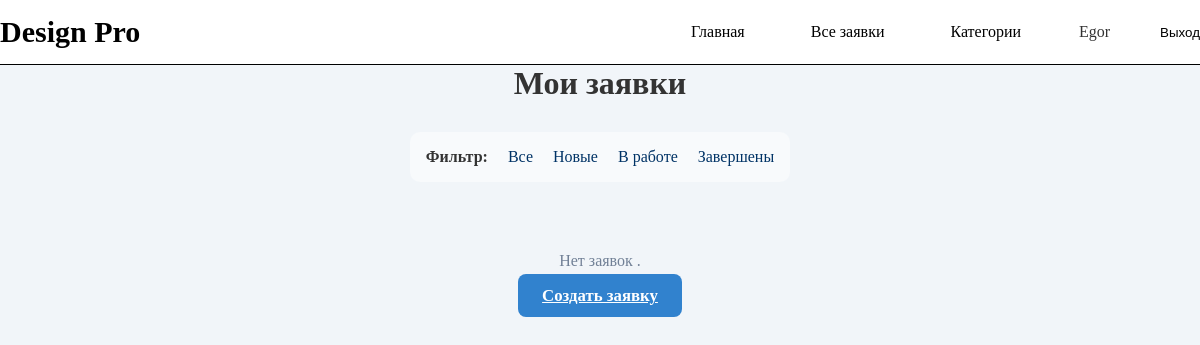
Page /catalog/my-requests/ (signed in) on the earlier database version.
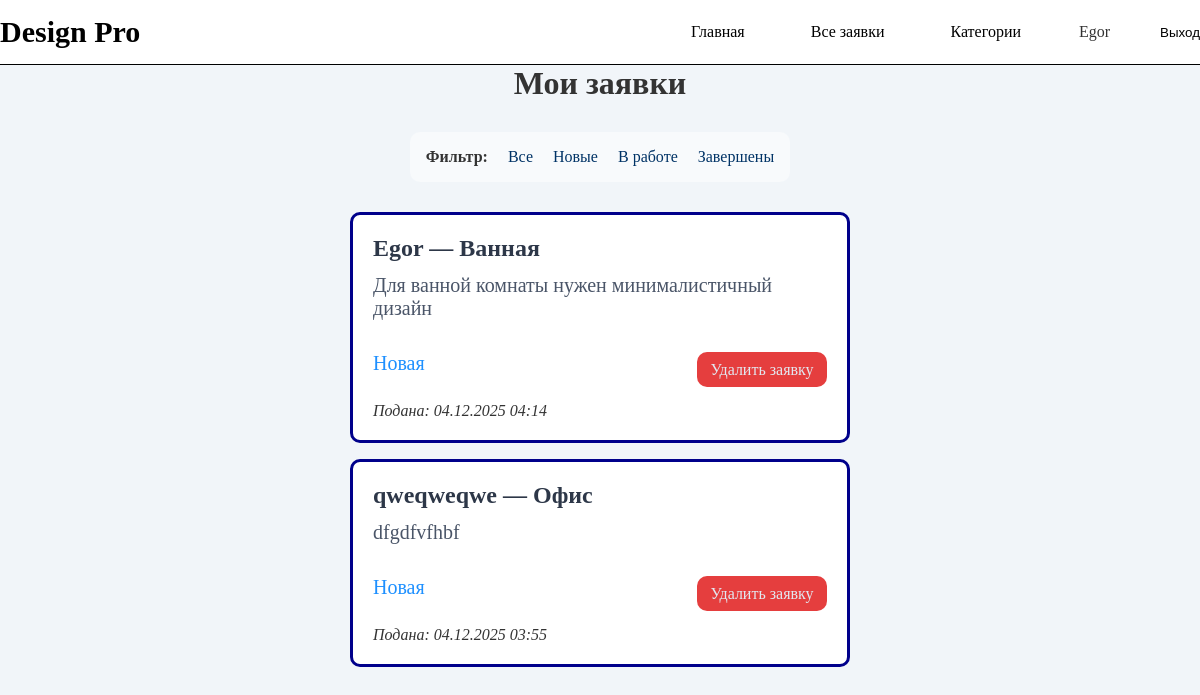
Same page on the later database version.
### catalog/models.py (models this page shows, shortened)
class DesignRequest(models.Model):
    ROOM_CHOICES = [
        ('living', 'Гостиная'),
        ('kitchen', 'Кухня'),
        ('bedroom', 'Спальня'),
        ('bathroom', 'Ванная'),
        ('office', 'Офис'),
        ('commercial', 'Коммерческое помещение'),
        ('other', 'Другое'),
    ]
    STATUS_CHOICES = [
        ('new', 'Новая'),
        ('in_progress', 'В работе'),
        ('completed', 'Завершена'),
    ]
    name = models.CharField('Имя', max_length=100, blank=True)
    room_type = models.CharField('Тип помещения', max_length=20, choices=ROOM_CHOICES)
    description = models.TextField('Описание задачи', blank=True)
    status = models.CharField('Статус', max_length=20, choices=STATUS_CHOICES, default='new')
    created_at = models.DateTimeField('Дата заявки', auto_now_add=True)
    customer = models.ForeignKey(settings.AUTH_USER_MODEL, on_delete=models.SET_NULL, null=True, blank=True)
    image = models.ImageField( 'Фото помещения или план', upload_to='request_images/', blank=True, null=True)
    category = models.ForeignKey(DesignCategory, on_delete=models.CASCADE, null=True, verbose_name='Категория заявки')
    design_image = models.ImageField('Изображение дизайна', upload_to='design_results/', blank=True, null=True)
    admin_comment = models.TextField('Комментарий администратора', blank=True)

### catalog/views.py (the view)
# urls.py: path('my-requests/', views.my_requests_view, name='my-requests'),
@login_required
def my_requests_view(request):
    status = request.GET.get('status')
    requests_list = DesignRequest.objects.filter(customer=request.user)
    if status:
        requests_list = requests_list.filter(status=status)
    requests_list = requests_list.order_by('-created_at')
    return render(request, 'catalog/requests_created_by_user.html', {
        'requests_list': requests_list,
        'current_status': status
    })

### catalog/templates/catalog/requests_created_by_user.html (shortened to what this page needs)
{% extends "base_generic.html" %}
{% block content %}
  <div class="page-header">
    <h1 class="page-title">Мои заявки</h1>
  </div>
<div class="filter-panel">
  <strong>Фильтр:</strong>
  <a href="{% url 'my-requests' %}" style="margin-left: 10px; {% if not current_status %}{% endif %}">Все</a>
  <a href="{% url 'my-requests' %}?status=new" style="margin-left: 10px; {% if current_status == 'new' %}{% endif %}">Новые</a>
  <a href="{% url 'my-requests' %}?status=in_progress" style="margin-left: 10px; {% if current_status == 'in_progress' %}{% endif %}">В работе</a>
  <a href="{% url 'my-requests' %}?status=completed" style="margin-left: 10px; {% if current_status == 'completed' %}{% endif %}">Завершены</a>
</div>
  {% if requests_list %}
    <div class="requests-list">
      {% for request in requests_list %}
        <div class="request-card {% if request.is_overdue %}request-overdue{% endif %}">
          <h3 class="request-title">{{ request.name }} — {{ request.get_room_type_display }}</h3>
          <p class="request-desc">
            {{ request.description }}
          </p>
          <div class="request-meta">
            <div class="request-status">
              <p>{{ request.get_status_display }}</p>
            </div>
            {% if request.status == 'new' or request.status == 'rejected' %}
            <div style="margin-top: 12px;">
              <a href="{% url 'request-delete' request.id %}" class="btn-delete">Удалить заявку</a>
            </div>
          {% endif %}
          </div>
          <div class="request-date">
              Подана: {{ request.created_at|date:"d.m.Y H:i" }}
            </div>
        </div>
      {% endfor %}
    </div>
  {% else %}
    <div class="empty-state">
      <p>Нет заявок {% if current_status %}с выбранным статусом{% endif %}.</p>
      <a href="{% url 'design_request' %}" class="btn-submit">Создать заявку</a>
    </div>
  {% endif %}
{% endblock %}

Differences in the rows shown:
added DesignRequest: name "Egor", room_type "Ванная", description "Для ванной комнаты нужен минималистичный дизайн", status "Новая", shows "Удалить заявку", created_at "04.12.2025 04:14"
added DesignRequest: name "qweqweqwe", room_type "Офис", description "dfgdfvfhbf", status "Новая", shows "Удалить заявку", created_at "04.12.2025 03:55"
Other differences:
text no longer shown: "Нет заявок . Создать заявку"
